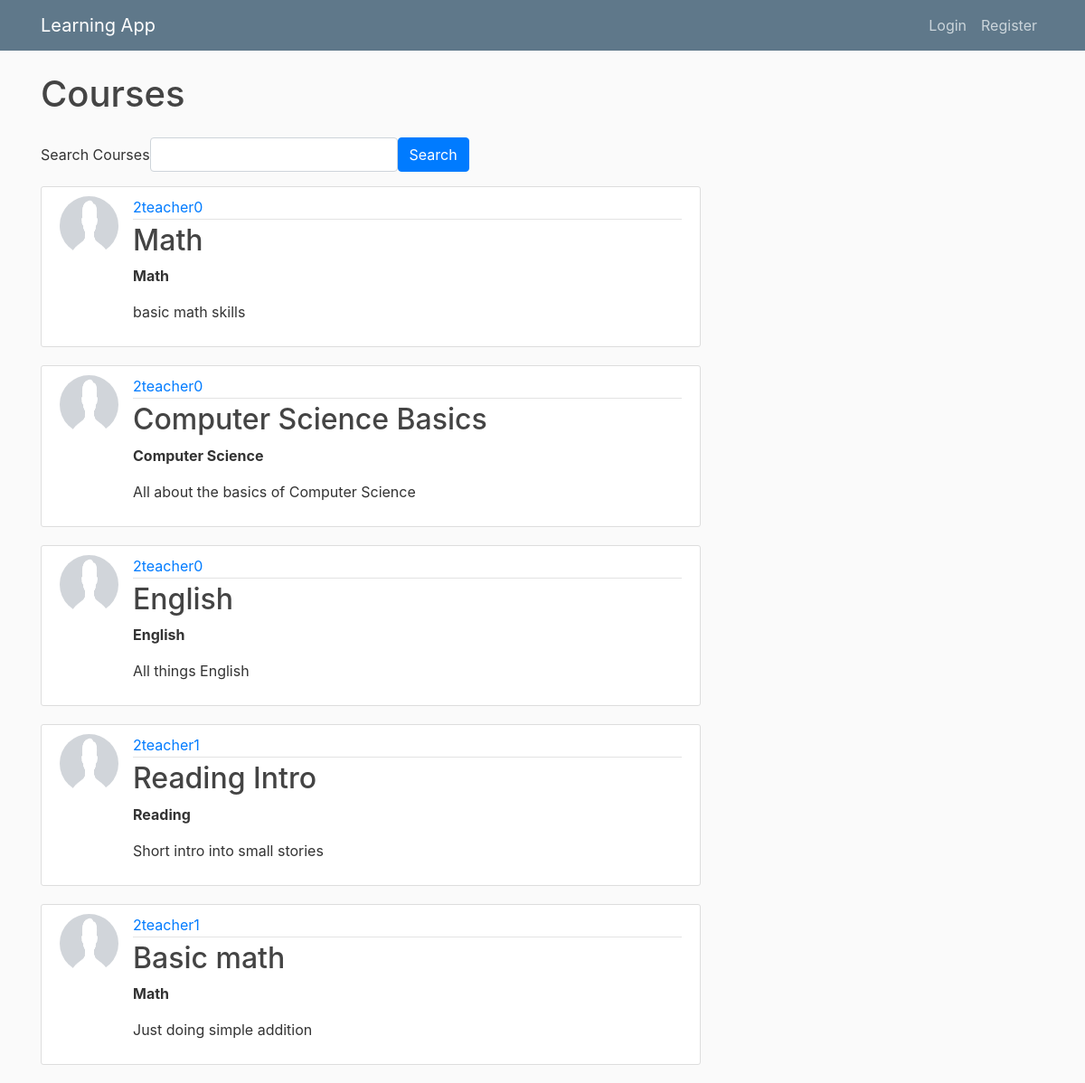
Page /courses/ on the committed database.
### learning_app/models.py (models this page shows, shortened)
class Course(models.Model):
    subject = models.ForeignKey(Subject, on_delete=models.CASCADE, related_name='courses')
    code = models.CharField(max_length=20, unique=True)
    title = models.CharField(max_length=100)
    description = models.TextField()
    enrolled_students = models.ManyToManyField(settings.AUTH_USER_MODEL, related_name='enrolled_courses', blank=True)
    author = models.ForeignKey(
        settings.AUTH_USER_MODEL,
        on_delete=models.CASCADE,
        related_name='taught_courses'
    )

class Profile(models.Model):
    user = models.OneToOneField(User, on_delete=models.CASCADE)
    image = models.ImageField(default='default.png', upload_to='profile_pics')
    ROLE_CHOICES = [
        ('TEACHER', 'Teacher'),
        ('STUDENT', 'Student'),
        ('ADMIN', 'Admin')
    ]
    role = models.CharField(max_length=10, choices=ROLE_CHOICES, default='STUDENT')

class Subject(models.Model):
    name = models.CharField(max_length=100, unique=True)
    def __str__(self):
        return self.name

### learning_app/views.py (the view)
# urls.py: path('courses/', CourseListView.as_view(), name='course-list'),
class CourseListView(ListView):
    model = Course
    template_name = 'learning_app/course_list.html'
    context_object_name = 'courses'
    def get_queryset(self):
        queryset = super().get_queryset()
        self.form = CourseSearchForm(self.request.GET)
        if self.form.is_valid():
            query = self.form.cleaned_data.get('query', '')
            queryset = queryset.filter(
                Q(title__icontains=query) |
                Q(code__icontains=query) |
                Q(author__username__icontains=query) |
                Q(subject__name__icontains=query)
            )
        return queryset
    def get_context_data(self, **kwargs):
        context = super().get_context_data(**kwargs)
        context['form'] = self.form
        return context

### learning_app/forms.py
class CourseSearchForm(forms.Form):
    query = forms.CharField(required=False, label='Search Courses')

### learning_app/templates/learning_app/course_list.html (shortened to what this page needs)
{% extends "learning_app/base.html" %}
{% load crispy_forms_tags %}
{% block content %}
<h1 class="mb-4">Courses</h1>
<div class="mb-3">
    <form method="get" class="form-inline my-2 my-lg-0">
        {{ form|crispy }}
        <button class="btn btn-primary my-2 my-sm-0" type="submit">Search</button>
    </form>
</div>
<div>
    {% for course in courses %}
    <article class="media content-section">
        <img class="rounded-circle article-img" src="{{ course.author.profile.image.url }}">
        <div class="media-body">
            <div class="article-metadata">
                <a class="mr-2" href="#">{{ course.author }}</a>
            </div>
            <h2><a class="article-title" href="{% url 'course-detail' course.id %}">{{ course.title }}</a></h2>
            <p><strong>{{ course.subject }}</strong></p>
            <p class="article-content">{{ course.description|truncatechars:500 }}</p>
        </div>
    </article>
    {% empty %}
    <div class="col-12">
        <p>No courses found.</p>
    </div>
    {% endfor %}
</div>
{% endblock content %}

### learning_app/static/learning_app/main.css (style rules this page uses)
body { background: #fafafa; color: #333333; margin-top: 5rem; }
h1, h2, h3, h4, h5, h6 { color: #444444; }
.content-section { background: #ffffff; padding: 10px 20px; border: 1px solid #dddddd; border-radius: 3px; margin-bottom: 20px; }
.article-title { color: #444444; }
.article-content { white-space: pre-line; }
.article-img { height: 65px; width: 65px; margin-right: 16px; }
.article-metadata { padding-bottom: 1px; margin-bottom: 4px; border-bottom: 1px solid #e3e3e3 }

### rows in the picture
Course: author.profile.image (placeholder picture), author "2teacher0", title "Math", subject "Math", description "basic math skills"
Course: author.profile.image (placeholder picture), author "2teacher0", title "Computer Science Basics", subject "Computer Science", description "All about the basics of Computer Science"
Course: author.profile.image (placeholder picture), author "2teacher0", title "English", subject "English", description "All things English"
Course: author.profile.image (placeholder picture), author "2teacher1", title "Reading Intro", subject "Reading", description "Short intro into small stories"
Course: author.profile.image (placeholder picture), author "2teacher1", title "Basic math", subject "Math", description "Just doing simple addition"
